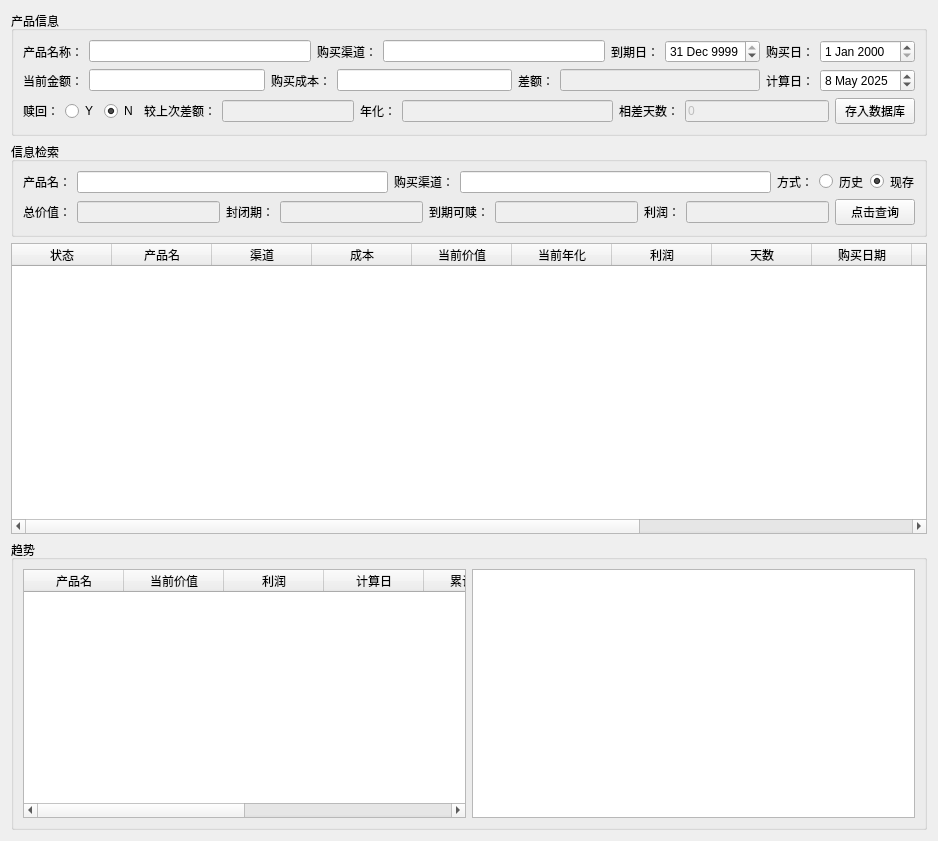
<?xml version="1.0" encoding="UTF-8"?>
<ui version="4.0">
 <class>Form</class>
 <widget class="QWidget" name="Form">
  <property name="geometry">
   <rect>
    <x>0</x>
    <y>0</y>
    <width>938</width>
    <height>841</height>
   </rect>
  </property>
  <property name="windowTitle">
   <string>Form</string>
  </property>
  <layout class="QVBoxLayout" name="verticalLayout_3">
   <item>
    <widget class="QGroupBox" name="groupBox_3">
     <property name="title">
      <string>产品信息</string>
     </property>
     <layout class="QVBoxLayout" name="verticalLayout">
      <item>
       <layout class="QHBoxLayout" name="horizontalLayout_2">
        <item>
         <widget class="QLabel" name="label">
          <property name="text">
           <string>产品名称：</string>
          </property>
         </widget>
        </item>
        <item>
         <widget class="QLineEdit" name="lineEdit_prdName"/>
        </item>
        <item>
         <widget class="QLabel" name="label_2">
          <property name="text">
           <string>购买渠道：</string>
          </property>
         </widget>
        </item>
        <item>
         <widget class="QLineEdit" name="lineEdit_channel"/>
        </item>
        <item>
         <widget class="QLabel" name="label_4">
          <property name="text">
           <string>到期日：</string>
          </property>
         </widget>
        </item>
        <item>
         <widget class="QDateEdit" name="dateEdit_maDate">
          <property name="dateTime">
           <datetime>
            <hour>0</hour>
            <minute>0</minute>
            <second>0</second>
            <year>9999</year>
            <month>12</month>
            <day>31</day>
           </datetime>
          </property>
         </widget>
        </item>
        <item>
         <widget class="QLabel" name="label_8">
          <property name="text">
           <string>购买日：</string>
          </property>
         </widget>
        </item>
        <item>
         <widget class="QDateEdit" name="dateEdit_buyDate"/>
        </item>
       </layout>
      </item>
      <item>
       <layout class="QHBoxLayout" name="horizontalLayout_16">
        <item>
         <layout class="QHBoxLayout" name="horizontalLayout_6">
          <item>
           <widget class="QLabel" name="label_6">
            <property name="text">
             <string>当前金额：</string>
            </property>
           </widget>
          </item>
          <item>
           <widget class="QLineEdit" name="lineEdit_amt">
            <property name="text">
             <string/>
            </property>
           </widget>
          </item>
         </layout>
        </item>
        <item>
         <layout class="QHBoxLayout" name="horizontalLayout_7">
          <item>
           <widget class="QLabel" name="label_5">
            <property name="text">
             <string>购买成本：</string>
            </property>
           </widget>
          </item>
          <item>
           <widget class="QLineEdit" name="lineEdit_cost">
            <property name="text">
             <string/>
            </property>
           </widget>
          </item>
         </layout>
        </item>
        <item>
         <layout class="QHBoxLayout" name="horizontalLayout_9">
          <item>
           <widget class="QLabel" name="label_10">
            <property name="text">
             <string>差额：</string>
            </property>
           </widget>
          </item>
          <item>
           <widget class="QLineEdit" name="lineEdit_profit">
            <property name="enabled">
             <bool>false</bool>
            </property>
            <property name="text">
             <string/>
            </property>
           </widget>
          </item>
         </layout>
        </item>
        <item>
         <layout class="QHBoxLayout" name="horizontalLayout_10">
          <item>
           <widget class="QLabel" name="label_3">
            <property name="text">
             <string>计算日：</string>
            </property>
           </widget>
          </item>
          <item>
           <widget class="QDateEdit" name="dateEdit_acDate">
            <property name="dateTime">
             <datetime>
              <hour>0</hour>
              <minute>0</minute>
              <second>0</second>
              <year>2025</year>
              <month>5</month>
              <day>8</day>
             </datetime>
            </property>
           </widget>
          </item>
         </layout>
        </item>
       </layout>
      </item>
      <item>
       <layout class="QHBoxLayout" name="horizontalLayout_17">
        <item>
         <layout class="QHBoxLayout" name="horizontalLayout_8">
          <item>
           <widget class="QLabel" name="label_12">
            <property name="text">
             <string>赎回：</string>
            </property>
           </widget>
          </item>
          <item>
           <layout class="QHBoxLayout" name="horizontalLayout">
            <item>
             <widget class="QRadioButton" name="radioButton_statusY">
              <property name="text">
               <string>Y</string>
              </property>
             </widget>
            </item>
            <item>
             <widget class="QRadioButton" name="radioButton_statusN">
              <property name="text">
               <string>N</string>
              </property>
              <property name="checked">
               <bool>true</bool>
              </property>
             </widget>
            </item>
           </layout>
          </item>
         </layout>
        </item>
        <item>
         <layout class="QHBoxLayout" name="horizontalLayout_12">
          <item>
           <widget class="QLabel" name="label_9">
            <property name="text">
             <string>较上次差额：</string>
            </property>
           </widget>
          </item>
          <item>
           <widget class="QLineEdit" name="lineEdit_lastProfit">
            <property name="enabled">
             <bool>false</bool>
            </property>
            <property name="text">
             <string/>
            </property>
           </widget>
          </item>
         </layout>
        </item>
        <item>
         <widget class="QLabel" name="label_7">
          <property name="text">
           <string>年化：</string>
          </property>
         </widget>
        </item>
        <item>
         <widget class="QLineEdit" name="lineEdit_rate">
          <property name="enabled">
           <bool>false</bool>
          </property>
          <property name="text">
           <string/>
          </property>
         </widget>
        </item>
        <item>
         <layout class="QHBoxLayout" name="horizontalLayout_11">
          <item>
           <widget class="QLabel" name="label_11">
            <property name="text">
             <string>相差天数：</string>
            </property>
           </widget>
          </item>
          <item>
           <widget class="QLineEdit" name="lineEdit_days">
            <property name="enabled">
             <bool>false</bool>
            </property>
            <property name="text">
             <string>0</string>
            </property>
           </widget>
          </item>
         </layout>
        </item>
        <item>
         <widget class="QPushButton" name="pushButton_save">
          <property name="text">
           <string>存入数据库</string>
          </property>
         </widget>
        </item>
       </layout>
      </item>
     </layout>
    </widget>
   </item>
   <item>
    <widget class="QGroupBox" name="groupBox_4">
     <property name="styleSheet">
      <string notr="true">border-color: rgb(121, 255, 132);</string>
     </property>
     <property name="title">
      <string>信息检索</string>
     </property>
     <layout class="QVBoxLayout" name="verticalLayout_2">
      <item>
       <layout class="QHBoxLayout" name="horizontalLayout_4">
        <item>
         <widget class="QLabel" name="label_13">
          <property name="text">
           <string>产品名：</string>
          </property>
         </widget>
        </item>
        <item>
         <widget class="QLineEdit" name="lineEdit_search_condition"/>
        </item>
        <item>
         <widget class="QLabel" name="label_14">
          <property name="text">
           <string>购买渠道：</string>
          </property>
         </widget>
        </item>
        <item>
         <widget class="QLineEdit" name="lineEdit_search_channel"/>
        </item>
        <item>
         <layout class="QHBoxLayout" name="horizontalLayout_3">
          <item>
           <widget class="QLabel" name="label_15">
            <property name="text">
             <string>方式：</string>
            </property>
           </widget>
          </item>
          <item>
           <widget class="QRadioButton" name="radioButton_his">
            <property name="text">
             <string>历史</string>
            </property>
           </widget>
          </item>
          <item>
           <widget class="QRadioButton" name="radioButton_exist">
            <property name="text">
             <string>现存</string>
            </property>
            <property name="checked">
             <bool>true</bool>
            </property>
           </widget>
          </item>
         </layout>
        </item>
       </layout>
      </item>
      <item>
       <layout class="QHBoxLayout" name="horizontalLayout_5">
        <item>
         <widget class="QLabel" name="label_16">
          <property name="text">
           <string>总价值：</string>
          </property>
         </widget>
        </item>
        <item>
         <widget class="QLineEdit" name="lineEdit_search_totalValue">
          <property name="enabled">
           <bool>false</bool>
          </property>
          <property name="text">
           <string/>
          </property>
         </widget>
        </item>
        <item>
         <widget class="QLabel" name="label_17">
          <property name="text">
           <string>封闭期：</string>
          </property>
         </widget>
        </item>
        <item>
         <widget class="QLineEdit" name="lineEdit_search_closeAmt">
          <property name="enabled">
           <bool>false</bool>
          </property>
          <property name="text">
           <string/>
          </property>
         </widget>
        </item>
        <item>
         <widget class="QLabel" name="label_18">
          <property name="text">
           <string>到期可赎：</string>
          </property>
         </widget>
        </item>
        <item>
         <widget class="QLineEdit" name="lineEdit_search_openAmt">
          <property name="enabled">
           <bool>false</bool>
          </property>
          <property name="text">
           <string/>
          </property>
         </widget>
        </item>
        <item>
         <widget class="QLabel" name="label_19">
          <property name="text">
           <string>利润：</string>
          </property>
         </widget>
        </item>
        <item>
         <widget class="QLineEdit" name="lineEdit_search_profit">
          <property name="enabled">
           <bool>false</bool>
          </property>
          <property name="text">
           <string/>
          </property>
         </widget>
        </item>
        <item>
         <widget class="QPushButton" name="pushButton_inquery">
          <property name="text">
           <string>点击查询</string>
          </property>
         </widget>
        </item>
       </layout>
      </item>
     </layout>
    </widget>
   </item>
   <item>
    <widget class="QTableWidget" name="tableWidget">
     <column>
      <property name="text">
       <string>状态</string>
      </property>
     </column>
     <column>
      <property name="text">
       <string>产品名</string>
      </property>
     </column>
     <column>
      <property name="text">
       <string>渠道</string>
      </property>
     </column>
     <column>
      <property name="text">
       <string>成本</string>
      </property>
     </column>
     <column>
      <property name="text">
       <string>当前价值</string>
      </property>
     </column>
     <column>
      <property name="text">
       <string>当前年化</string>
      </property>
     </column>
     <column>
      <property name="text">
       <string>利润</string>
      </property>
     </column>
     <column>
      <property name="text">
       <string>天数</string>
      </property>
     </column>
     <column>
      <property name="text">
       <string>购买日期</string>
      </property>
     </column>
     <column>
      <property name="text">
       <string>到期日</string>
      </property>
     </column>
     <column>
      <property name="text">
       <string>计算日</string>
      </property>
     </column>
     <column>
      <property name="text">
       <string>更新时间</string>
      </property>
     </column>
     <column>
      <property name="text">
       <string>编号</string>
      </property>
     </column>
    </widget>
   </item>
   <item>
    <widget class="QGroupBox" name="groupBox">
     <property name="title">
      <string>趋势</string>
     </property>
     <layout class="QHBoxLayout" name="horizontalLayout_13">
      <item>
       <widget class="QTableWidget" name="tableWidget_2">
        <column>
         <property name="text">
          <string>产品名</string>
         </property>
        </column>
        <column>
         <property name="text">
          <string>当前价值</string>
         </property>
        </column>
        <column>
         <property name="text">
          <string>利润</string>
         </property>
        </column>
        <column>
         <property name="text">
          <string>计算日</string>
         </property>
        </column>
        <column>
         <property name="text">
          <string>累计天数</string>
         </property>
        </column>
        <column>
         <property name="text">
          <string>当前年化</string>
         </property>
        </column>
        <column>
         <property name="text">
          <string>更新时间</string>
         </property>
        </column>
        <column>
         <property name="text">
          <string>编号</string>
         </property>
        </column>
       </widget>
      </item>
      <item>
       <widget class="QGraphicsView" name="graphicsView"/>
      </item>
     </layout>
    </widget>
   </item>
  </layout>
 </widget>
 <resources/>
 <connections/>
</ui>
